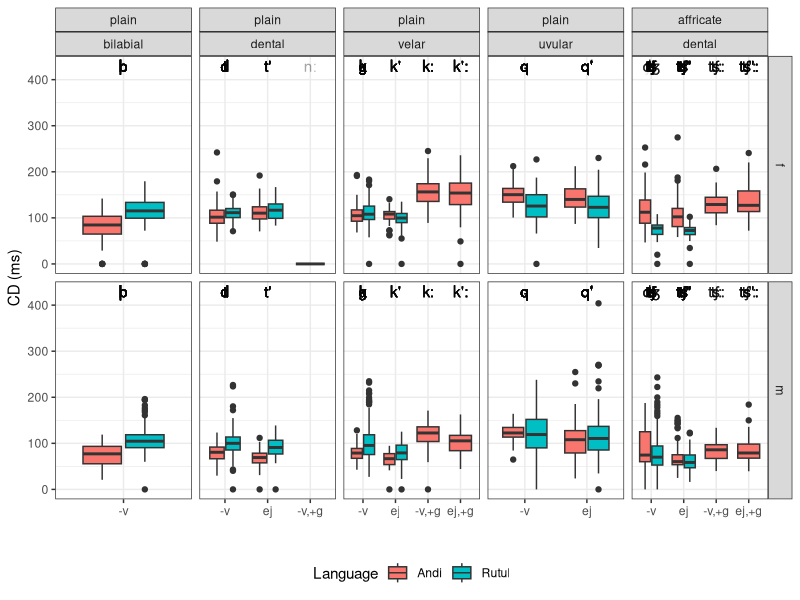
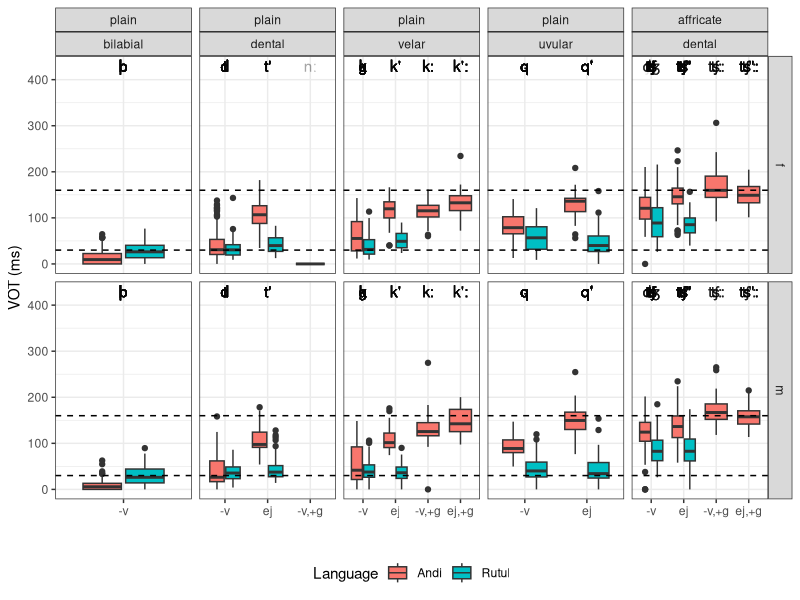
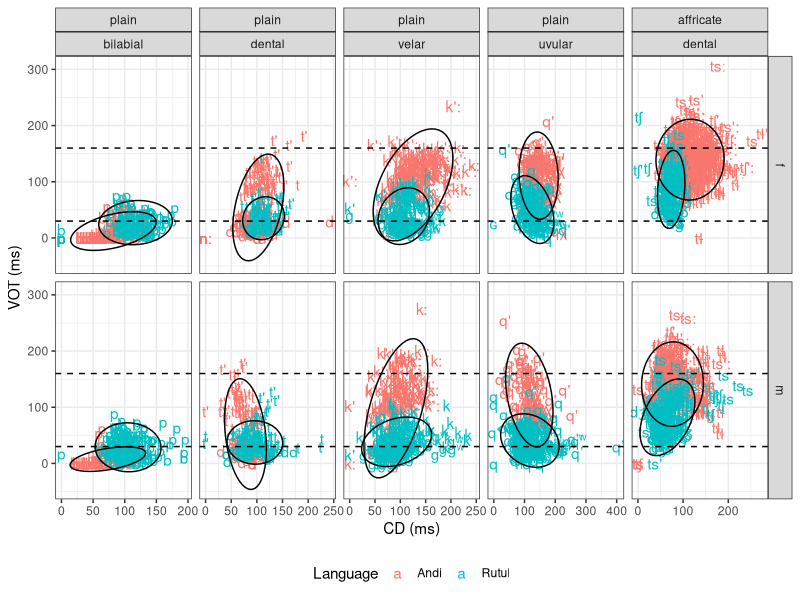
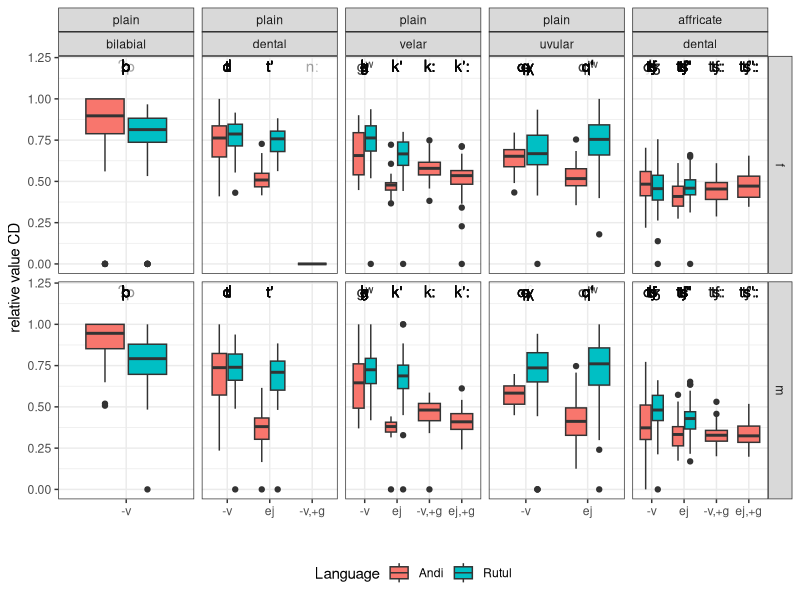
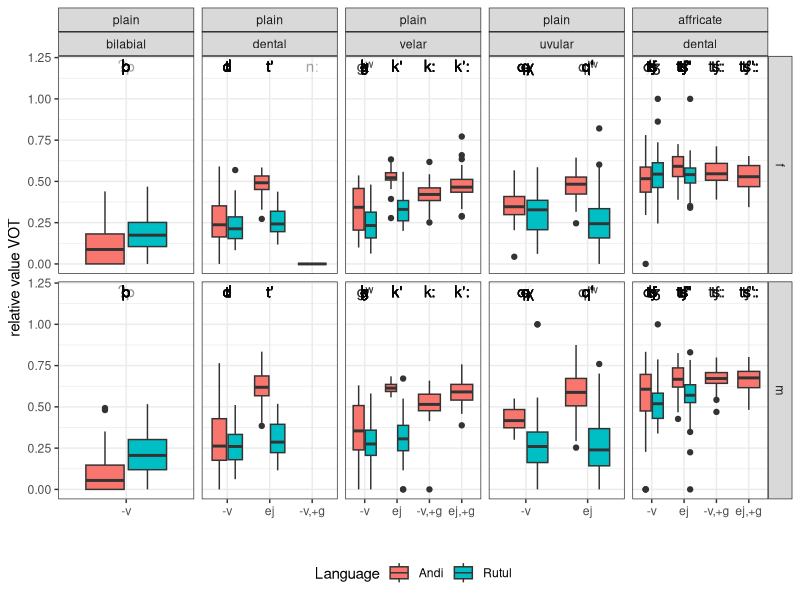
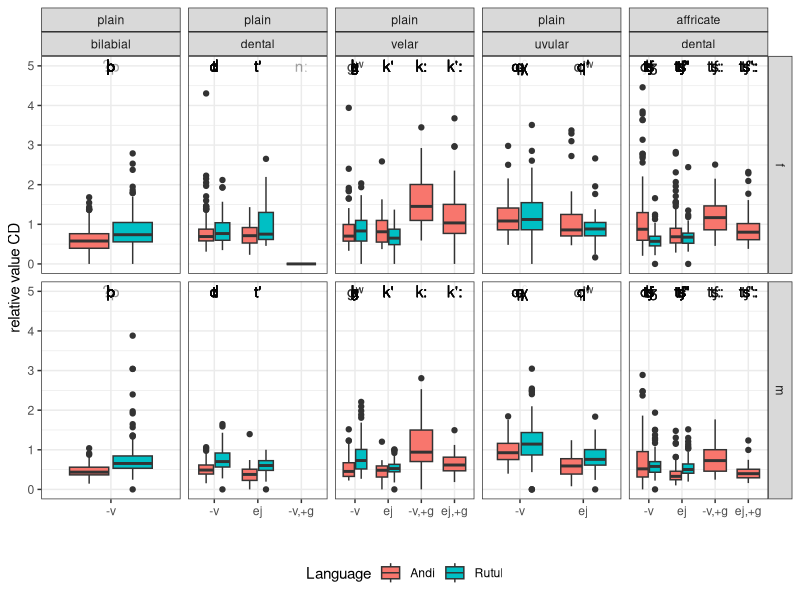
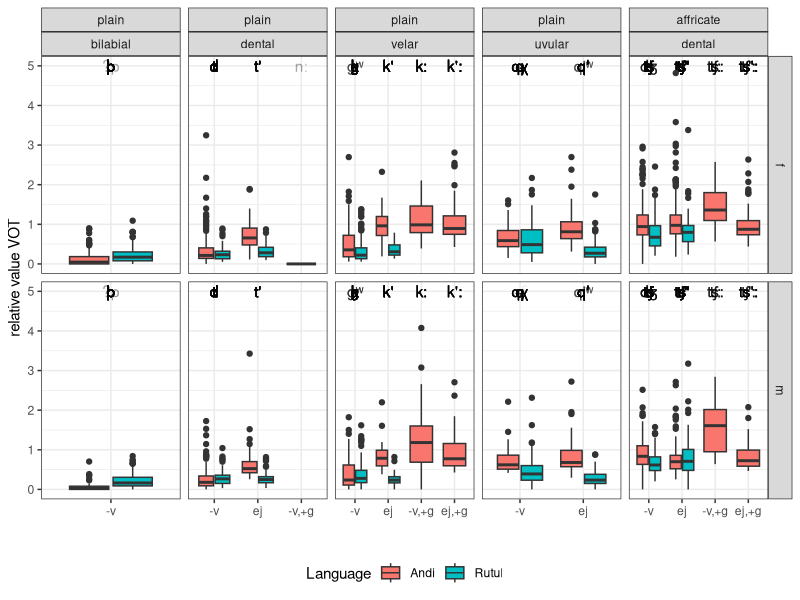

Write R code to recreate these figures, in order.
## ---- chunk 1
knitr::opts_chunk$set(message = FALSE, warning = FALSE)
library(tidyverse)

df <- read_tsv("data/speakers.csv")
results <- read_tsv("data/results.tsv")
correspondence <- read_tsv("data/correspondence.tsv")

results %>% 
  left_join(correspondence) %>% 
  left_join(df) %>% 
  filter(!grepl("[tʃrlnm]", folVowel),
       !grepl("[tʃrlnm]", prevVowel)) %>% 
  mutate(repetition = ifelse(repetition == "--undefined--", "", repetition),
         repetition = paste(context, repetition),
         folVowDur = as.double(ifelse(folVowDur == "--undefined--",NA, folVowDur)),
         geminate = ifelse(grepl("[ː:]", stop),"+g", "-g"),
         aff_type = ifelse(grepl("[sz]", stop),"dent", NA),
         aff_type = ifelse(grepl("[ʃʒšžǯ]", stop),"alv", aff_type),
         aff_type = ifelse(grepl("ɬ", stop),"lat", aff_type),
         aff_type = ifelse(grepl("χ", stop),"uv", aff_type),
         affric = ifelse(grepl("ɬ", stop),"affricate", affric),
         affric = ifelse(grepl("χ", stop),"affricate", affric),
         affric = ifelse(poa == "uvular", "plain", affric),
         aff_type = ifelse(grepl("χ", stop),"uv", aff_type),
         poa = ifelse(stop == "ɡ", "velar", poa),
         aff_type = factor(aff_type, levels = c("dent", "alv", "lat", "uv")),
         affric = factor(affric, levels = c("plain", "affricate")),
         voice = ifelse(voice == "voiced", "+v", "-v")) %>% 
  mutate(fric = fric * 1000,
         postfric = postfric*1000,
         folVowDur = folVowDur*1000,
         closdur = closdur*1000,
         VOT = fric + postfric,
         cd_n = closdur/folVowDur,
         vot_n = VOT/folVowDur,
         utterance = paste0(context, "_", repetition),
         poa = factor(poa, levels = c("bilabial", "dental", "velar", "uvular")),
         c_type = ifelse(glott == "glottalic", "ej", voice),
         c_type = ifelse(geminate == "+g", paste0(c_type, ",", "+g"), c_type),
         c_type = factor(c_type, levels = c("+v", "-v", "ej", "-v,+g", "ej,+g"))) ->
  final_df

final_df %>%
  mutate(prevVowel = ifelse(is.na(prevVowel), "#", prevVowel)) %>% 
  filter(
    repetition != "iso 4",
    repetition != "iso 5",
    repetition != "iso 6",
    repetition != "iso 0",
    repetition != "iso i",
    repetition != "iso NA",
    prevVowel != "b",
    prevVowel != "g",
    prevVowel != "g\\)",
    prevVowel != "j\\)",
    prevVowel != "k",
    prevVowel != "\\(k",
    prevVowel != "k:",
    prevVowel != "k'",
    prevVowel != "\\(qχ",
    prevVowel != "s",
    prevVowel != "\\(s",
    prevVowel != "w",
    prevVowel != "z",
    prevVowel != "χ",
    folVowel != "ʔ",
    folVowel != "ɢ",
    folVowel != "ʔ\\)",
    folVowel != "b",
    folVowel != "j",
    folVowel != "j",
    folVowel != "j)",
    folVowel != "\\(j\\)",
    folVowel != "k'",
    folVowel != "p'",
    folVowel != "q",
    folVowel != "qχ",
    folVowel != "w",
    folVowel != "\\(w",
    folVowel != "w\\)",
    folVowel != "\\(w\\)",
    stop != "(ʔ",
    stop != "(ʔ)",
    stop != "ʔ)",
    stop != "n:)",
    stop != "n)",
    stop != "(n",    
    stop != "(h",
    stop != "(j",
    stop != "(j)",
    stop != "j)",
    stop != "(s",
    stop != "(w)") ->
  final_df

final_df %>% 
  mutate(stop_label = str_replace_all(final_df$stop, "[wʲʷˤχ\\(\\)\\?]", ""),
         folVowel = str_replace_all(final_df$folVowel, "[\\(\\)]", "")) ->
  final_df
## ---- chunk 2
final_df %>% 
  filter(position == "medial") %>%
  ggplot(aes(c_type, closdur, fill = Language, label = stop_label))+
  geom_text(aes(y = 430), alpha = 0.1)+
  geom_boxplot()+
  theme_bw()+
  theme(legend.position="bottom")+
  facet_grid(Gender~affric+poa, scale = "free_x")+
  labs(y = "CD (ms)", x = "")
## ---- chunk 3
final_df %>% 
  filter(position == "medial") %>%
  ggplot(aes(c_type, VOT, fill = Language, label = stop_label))+
  geom_boxplot()+
  geom_text(aes(y = 430), alpha = 0.1)+
  theme_bw()+
  theme(legend.position="bottom")+
  geom_hline(yintercept = 30, lty = 2)+
  geom_hline(yintercept = 160, lty = 2)+
  facet_grid(Gender~affric+poa, scale = "free_x")+
  labs(y = "VOT (ms)", x = "")
## ---- chunk 4
final_df %>% 
  filter(position == "medial") %>%
  ggplot(aes(closdur, VOT, color = Language, label = stop))+
  geom_text()+
  theme_bw()+
  theme(legend.position="bottom")+
  geom_hline(yintercept = 30, lty = 2)+
  geom_hline(yintercept = 160, lty = 2)+
  stat_ellipse(aes(group = Language), color = "black")+
  facet_grid(Gender~affric+poa, scale = "free_x")+
  labs(y = "VOT (ms)", x = "CD (ms)")
## ---- chunk 5
final_df %>% 
  filter(position == "medial") %>%
  mutate(rel_cd = closdur/totdur/1000,
         rel_vot = VOT/totdur/1000) %>%
  ggplot(aes(c_type, rel_cd, fill = Language, label = stop))+
  geom_text(aes(y = 1.2), alpha = 0.1)+
  geom_boxplot()+
  theme_bw()+
  theme(legend.position="bottom")+
  facet_grid(Gender~affric+poa, scale = "free_x")+
  labs(y = "relative value CD", x = "")
## ---- chunk 6
final_df %>% 
  filter(position == "medial") %>%
  mutate(rel_cd = closdur/totdur/1000,
         rel_vot = VOT/totdur/1000) %>%
  ggplot(aes(c_type, rel_vot, fill = Language, label = stop))+
  geom_text(aes(y = 1.2), alpha = 0.1)+
  geom_boxplot()+
  theme_bw()+
  theme(legend.position="bottom")+
  facet_grid(Gender~affric+poa, scale = "free_x")+
  labs(y = "relative value VOT", x = "")
## ---- chunk 7
final_df %>% 
  filter(position == "medial") %>%
  mutate(rel_cd = closdur/folVowDur,
         rel_vot = VOT/folVowDur) %>%
  ggplot(aes(c_type, rel_cd, fill = Language, label = stop))+
  geom_text(aes(y = 5), alpha = 0.1)+
  geom_boxplot()+
  theme_bw()+
  theme(legend.position="bottom")+
  facet_grid(Gender~affric+poa, scale = "free_x")+
  labs(y = "relative value CD", x = "")
## ---- chunk 8
final_df %>% 
  filter(position == "medial") %>%
  mutate(rel_cd = closdur/folVowDur,
         rel_vot = VOT/folVowDur) %>%
  ggplot(aes(c_type, rel_vot, fill = Language, label = stop))+
  geom_text(aes(y = 5), alpha = 0.1)+
  geom_boxplot()+
  theme_bw()+
  theme(legend.position="bottom")+
  facet_grid(Gender~affric+poa, scale = "free_x")+
  labs(y = "relative value VOT", x = "")
